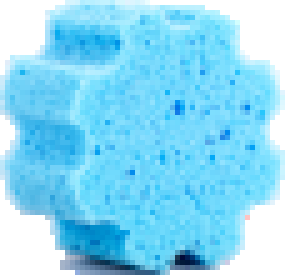
#> input picture sponge/etc/sponge_small.png, 57 x 55 px, given in place of the camera (shown 5 times larger)
$ python exercise.py
#> lines starting #> are read from the running program, lines starting #| are printed output that depends on the picture; after the words box and inside, x2 and y2 are one past the last pixel; in counts of white or black regions, pixels touching at a corner belong together
import cv2
import numpy as np

capture = cv2.VideoCapture(0)

lower_blue = np.array([100, 100, 100])
upper_blue = np.array([120, 255, 255])

lower_green = np.array([40, 100, 100])
upper_green = np.array([70, 255, 255])

lower_red1 = np.array([0, 100, 100])
upper_red1 = np.array([10, 255, 255])

lower_red2 = np.array([160, 100, 100])
upper_red2 = np.array([180, 255, 255])

while (True):
    ret, frame = capture.read()
#> frame is the input picture: shape (55, 57, 3); mean B, G, R 246.5, 217.1, 137.6

    hsv = cv2.cvtColor(frame, cv2.COLOR_BGR2HSV)
#> hsv: shape (55, 57, 3); mean H, S, V 80.1, 114.5, 246.5

    mask_blue = cv2.inRange(hsv, lower_blue, upper_blue)
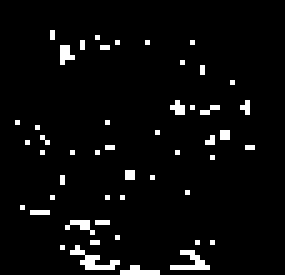
#> mask_blue: shape (55, 57) (shown 5 times larger); 4.3% white in thin lines or dots, all inside (x1, y1, x2, y2) = (3, 6, 51, 55)
    mask_green = cv2.inRange(hsv, lower_green, upper_green)
#> mask_green: shape (55, 57); every value is 0
    mask_red1 = cv2.inRange(hsv, lower_red1, upper_red1)
    mask_red2 = cv2.inRange(hsv, lower_red2, upper_red2)
    # final_mask = mask_blue
    final_mask = cv2.bitwise_or(mask_blue,
                                cv2.bitwise_or(mask_green,
                                               cv2.bitwise_or(mask_red1, mask_red2)))
    res = cv2.bitwise_and(frame, frame, mask=final_mask)
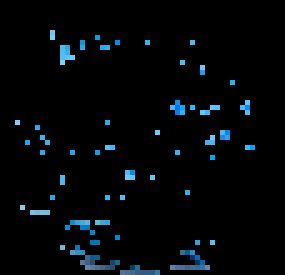
#> res: shape (55, 57, 3) (shown 5 times larger); mean B, G, R 8.9, 6.6, 2.5

    cv2.imshow('frame', frame)
    cv2.imshow('mask', final_mask)
    cv2.imshow('res', res)

    if cv2.waitKey(1) == ord('q'):
#> (key q is pressed here)
        break
